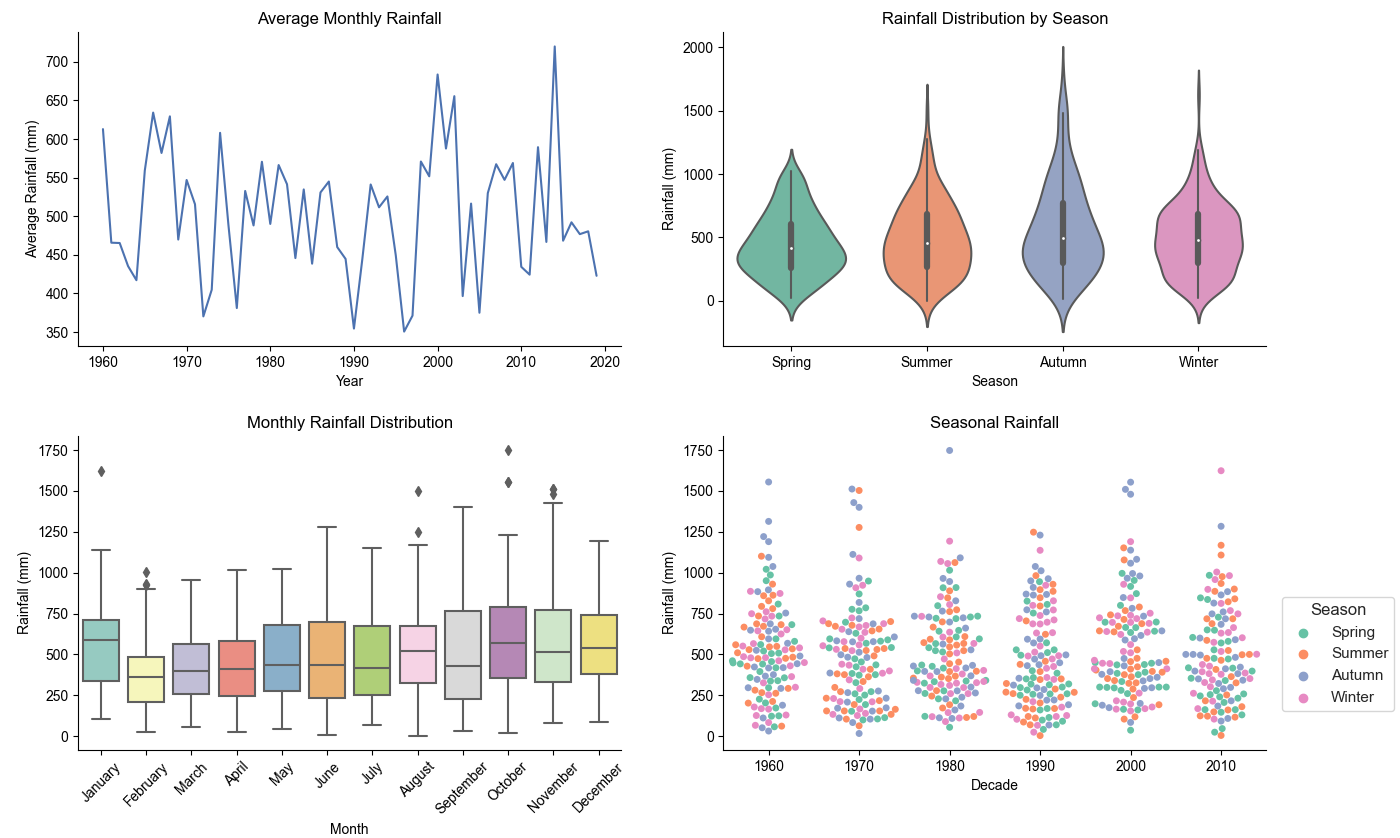

The Python source for this figure:
import pandas as pd
import seaborn as sns
import matplotlib.pyplot as plt

# Read the CSV file
df = pd.read_csv('london_rainfall.csv')

# Melt the DataFrame
# convert month columns (January - December)
# into a single column named 'Month'
melted_df = pd.melt(df, id_vars=['Year'],
                    var_name='Month',
                    value_name='Rainfall')
print(melted_df)
# Define the dictionary to map each month to its corresponding season
seasons = {
    'December': 'Winter', 'January': 'Winter', 'February': 'Winter',
    'March': 'Spring', 'April': 'Spring', 'May': 'Spring',
    'June': 'Summer', 'July': 'Summer', 'August': 'Summer',
    'September': 'Autumn', 'October': 'Autumn', 'November': 'Autumn'
}

# Map the 'Month' column to the corresponding season using the seasons dictionary
melted_df['Season'] = melted_df['Month'].map(seasons)

decades = lambda x: (x // 10) * 10
melted_df['Decade'] = melted_df['Year'].apply(decades)

# Set up a 2x2 subplot grid
fig, axes = plt.subplots(2, 2, figsize=(14, 10))
sns.set_theme(style="ticks")

# 1. Line plot - Average monthly rainfall over the years
sns.lineplot(data=melted_df.groupby('Year', as_index=False).mean(),
             x='Year', y='Rainfall', ax=axes[0, 0], color='b')
axes[0, 0].set_title('Average Monthly Rainfall')
axes[0, 0].set_ylabel('Average Rainfall (mm)')

# Create custom order and color palette for Seasons
order=['Spring', 'Summer', 'Autumn', 'Winter']
season_palette = {
    'Spring': '#66c2a5',  # Light Green
    'Summer': '#fc8d62',  # Orange
    'Autumn': '#8da0cb',  # Light Blue
    'Winter': '#e78ac3'   # Pink
}
# 2. Violin plot - Rainfall distribution by season
sns.violinplot(data=melted_df, x='Season', y='Rainfall', ax=axes[0, 1],
               palette=season_palette, order=order)
axes[0, 1].set_title('Rainfall Distribution by Season')
axes[0, 1].set_ylabel('Rainfall (mm)')

order_mth = ['January', 'February', 'March', 'April','May', 'June', 'July',
             'August','September','October', 'November','December']
# 3. Box plot - Monthly rainfall distribution across years
sns.boxplot(data=melted_df, x='Month', y='Rainfall', ax=axes[1, 0],
            palette='Set3', order=order_mth)
axes[1, 0].set_title('Monthly Rainfall Distribution')
axes[1, 0].set_ylabel('Rainfall (mm)')
axes[1, 0].tick_params(axis='x', rotation=45)

# 4. Swarm plot - Total rainfall per year
sns.swarmplot(data=melted_df, x='Decade', y='Rainfall',ax=axes[1, 1],
               hue='Season', hue_order=order, palette=season_palette)
axes[1, 1].set_title('Seasonal Rainfall')
axes[1, 1].set_ylabel('Rainfall (mm)')
axes[1, 1].legend(title='Season', bbox_to_anchor=(1.25, 0.1), loc='lower right')
# Adjust layout and remove spines
sns.despine()

plt.tight_layout()
plt.show()
